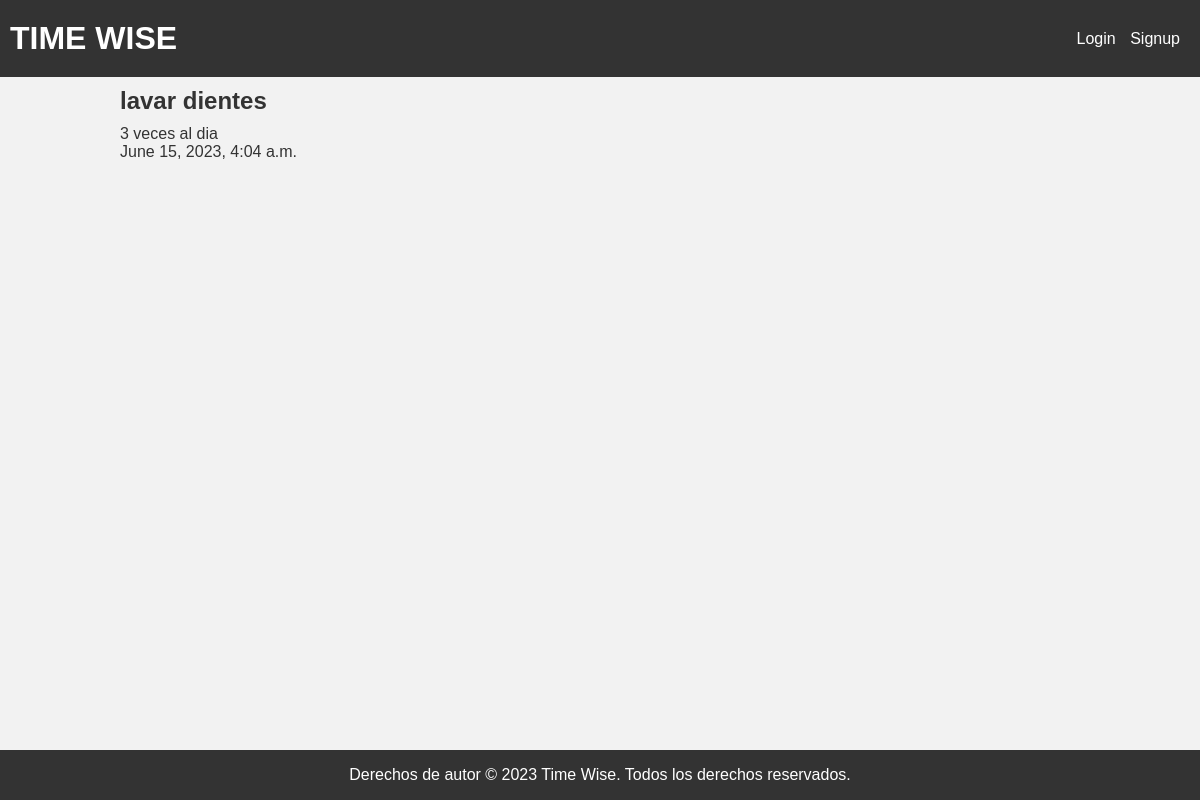
The app's page /hobbies/1/ with its own data.
### hobbies/models.py (models this page shows, shortened)
class Hobbie(models.Model):
    titulo = models.CharField(max_length=100)
    slug = models.SlugField()
    cuerpo = models.TextField(max_length=500)
    fecha = models.DateTimeField(auto_now_add=True)
    author = models.ForeignKey(User,on_delete=models.PROTECT, default=None)

### hobbies/views.py (the view)
# urls.py: path('<id>/', views.hobbie_details, name="detail"),
def hobbie_details(request, id):
    hobbie = Hobbie.objects.get(id=id)
    return render(request, 'hobbies/hobbie_detail.html', {'hobbie': hobbie})

### hobbies/templates/hobbies/hobbie_detail.html
{%extends 'base_layout.html'%}
{%block content%}
<div class="article-detail">
        <h2> {{hobbie.titulo}} </h2>
        <p> {{hobbie.cuerpo}} </p>
        <p> {{hobbie.fecha}} </p>
</div>
{% endblock %}

### static/styles.css (style rules this page uses)
* { margin: 0; padding: 0; box-sizing: border-box; }
body { font-family: Arial, sans-serif; background-color: #f2f2f2; color: #333; }
h1, h2 { margin: 10px 0; }
html, body { height: 100%; }

### records on screen
Hobbie: titulo "lavar dientes", cuerpo "3 veces al dia", fecha "June 15, 2023, 4:04 a.m."
